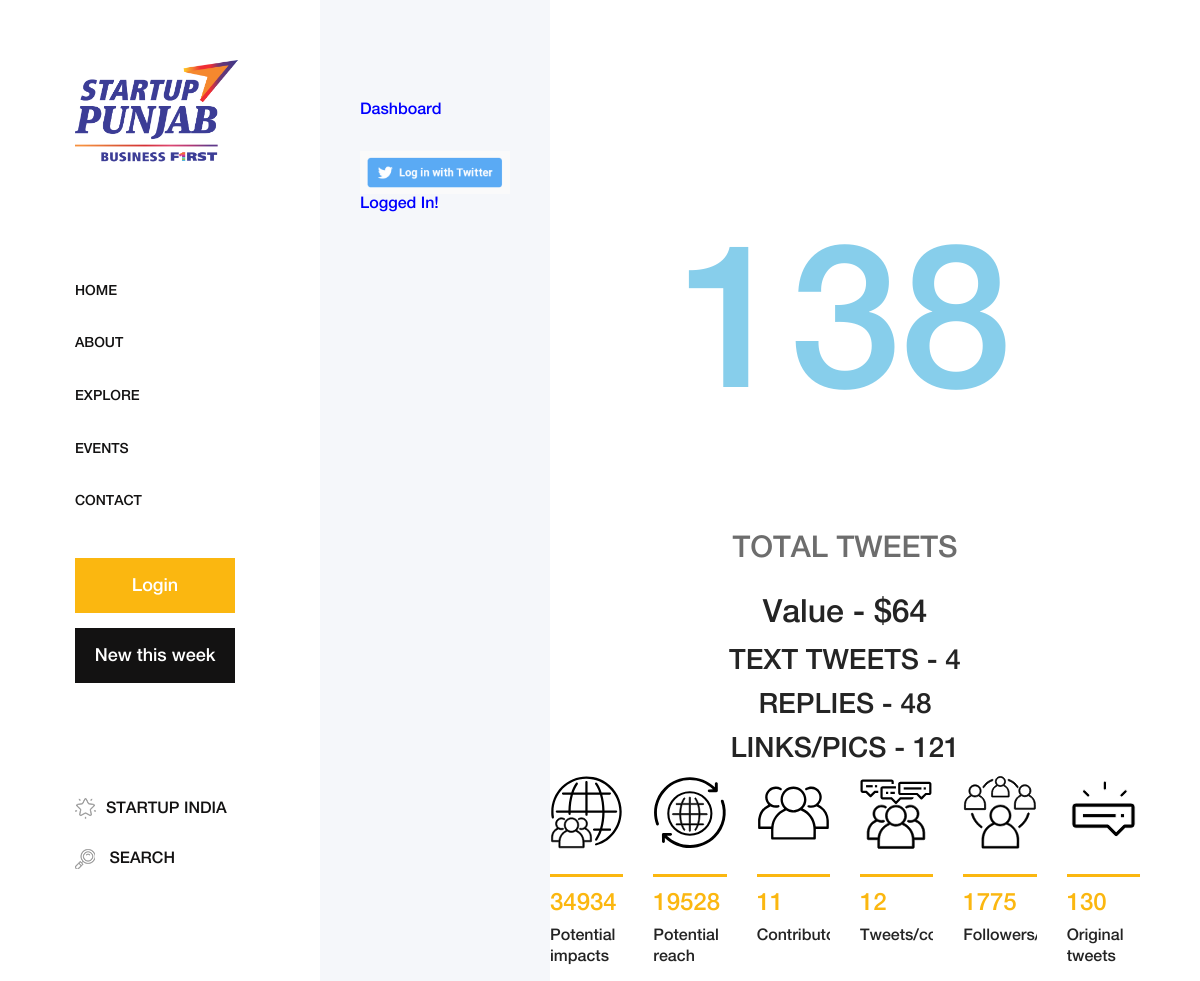
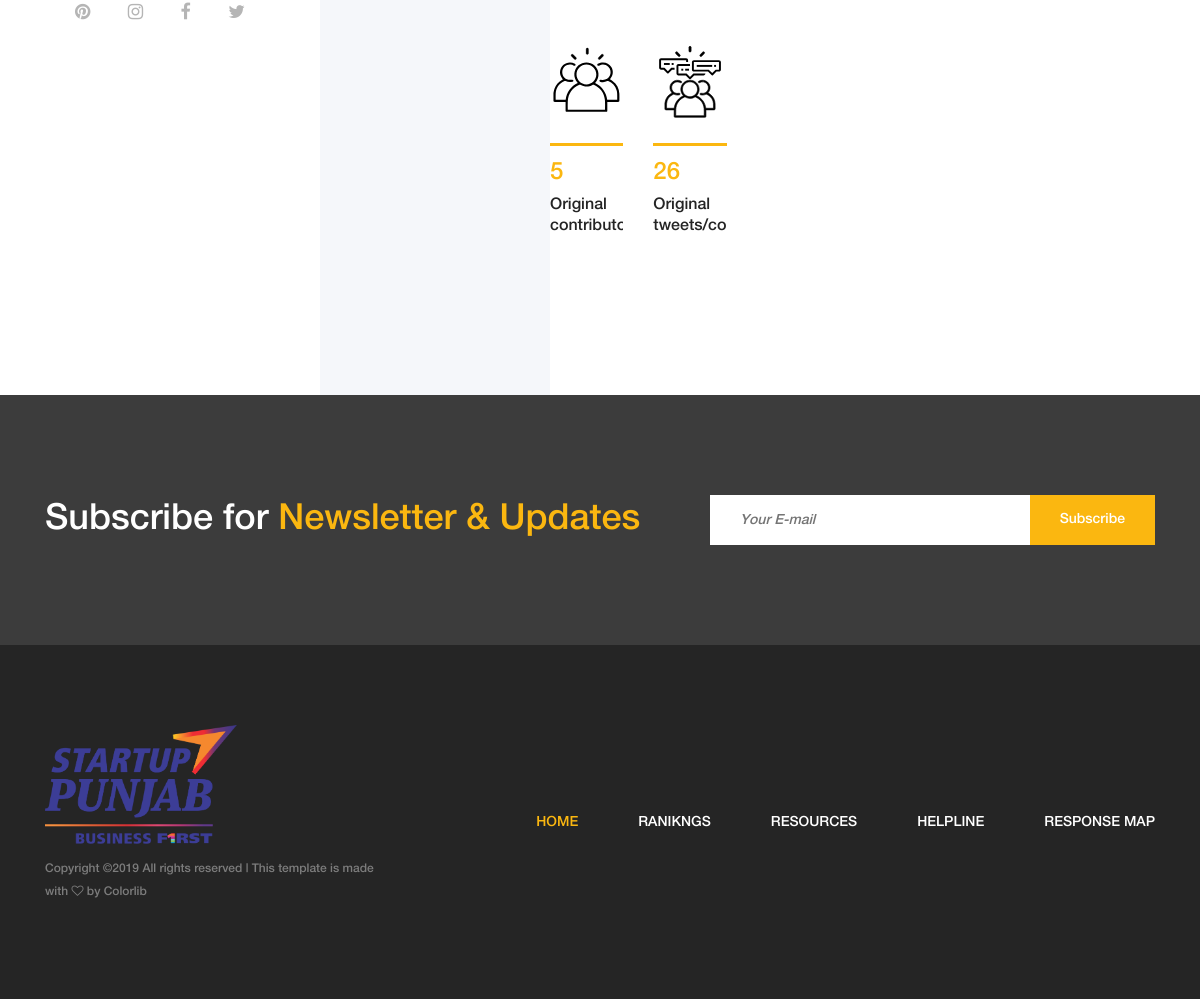
The page /dash on the database its author committed (2 pictures, top to bottom).
### stp/models.py (models this page shows)
class analysis(db.Model):
     __tablename__ = "analysis"
     id = db.Column(db.Integer, primary_key=True)
     total_teets = db.Column(db.Integer)
     text_tweets = db.Column(db.Integer)
     replies = db.Column(db.Integer)
     retweets = db.Column(db.Integer)
     links = db.Column(db.Integer)
     a = db.Column(db.Integer)
     b = db.Column(db.Integer)
     c = db.Column(db.Integer)
     d = db.Column(db.Integer)
     e = db.Column(db.Integer)
     f = db.Column(db.Integer)
     g = db.Column(db.Integer)
     h = db.Column(db.Integer)

### stp/routes.py (the view)
@app.route("/dash")
def dash():
    item = analysis.query.first()
    return render_template("dash/main.html", item=item)

### stp/templates/dash/main.html (shortened to what this page needs)
{% extends "dash/dash_template.html" %}
{% block dash %}
<div class="amado_product_area section-padding-100">
            <div class="container-fluid">
                <div class="row">
                    <div class="col-12">
                    </div>
                </div>
                </<div class="row">
                    <center>
                    <p class="count">{{ item.total_teets }}</p>
                    <p class="tweets">TOTAL TWEETS</p>
                    <h2> Value - ${{ item.retweets }}</h2>
                    <h3> TEXT TWEETS - {{ item.text_tweets }}</h3>
                    <h3> REPLIES - {{ item.replies }}</h3>
                    <h3> LINKS/PICS - {{ item.links }}</h3>
                    </center>
                </div>
                <div class="row">
                    <div class="col-12 col-sm-2 col-md-12 col-xl-2">
                        <div class="single-product-wrapper">
                            <div class="product-img">
                                <img src="{{url_for('static', filename='img/twit/1.svg')}}" alt="">
                            </div>
                            <div class="product-description d-flex align-items-center justify-content-between">
                                <div class="product-meta-data">
                                    <div class="line"></div>
                                    <p class="product-price">{{ item.a }}</p>
                                        <h6>Potential impacts</h6>
                                </div>
                            </div>
                        </div>
                    </div>
                    <div class="col-12 col-sm-2 col-md-12 col-xl-2">
                        <div class="single-product-wrapper">
                            <div class="product-img">
                                <img src="{{url_for('static', filename='img/twit/2.svg')}}" alt="">
                            </div>
                            <div class="product-description d-flex align-items-center justify-content-between">
                                <div class="product-meta-data">
                                    <div class="line"></div>
                                    <p class="product-price">{{ item.b }}</p>
                                        <h6>Potential reach</h6>
                                </div>
                            </div>
                        </div>
                    </div>
                    <div class="col-12 col-sm-2 col-md-12 col-xl-2">
                        <div class="single-product-wrapper">
                            <div class="product-img">
                                <img src="{{url_for('static', filename='img/twit/3.svg')}}" alt="">
                            </div>
                            <div class="product-description d-flex align-items-center justify-content-between">
                                <div class="product-meta-data">
                                    <div class="line"></div>
                                    <p class="product-price">{{ item.c }}</p>
                                        <h6>Contributors</h6>
                                </div>
                            </div>
                        </div>
                    </div>
                    <div class="col-12 col-sm-2 col-md-12 col-xl-2">
                        <div class="single-product-wrapper">
                            <div class="product-img">
                                <img src="{{url_for('static', filename='img/twit/4.svg')}}" alt="">
                            </div>
                            <div class="product-description d-flex align-items-center justify-content-between">
                                <div class="product-meta-data">
                                    <div class="line"></div>
                                    <p class="product-price">{{ item.d }}</p>
                                        <h6>Tweets/contributor</h6>
                                </div>
                            </div>
                        </div>
                    </div>
                    <div class="col-12 col-sm-2 col-md-12 col-xl-2">
                        <div class="single-product-wrapper">
                            <div class="product-img">
                                <img src="{{url_for('static', filename='img/twit/5.svg')}}" alt="">
                            </div>
                            <div class="product-description d-flex align-items-center justify-content-between">
                                <div class="product-meta-data">
                                    <div class="line"></div>
                                    <p class="product-price">{{ item.e }}</p>
                                        <h6>Followers/contributor</h6>
                                </div>
                            </div>
                        </div>
                    </div>
                    <div class="col-12 col-sm-2 col-md-12 col-xl-2">
                        <div class="single-product-wrapper">
                            <div class="product-img">
                                <img src="{{url_for('static', filename='img/twit/6.svg')}}" alt="">
                            </div>
                            <div class="product-description d-flex align-items-center justify-content-between">
                                <div class="product-meta-data">
                                    <div class="line"></div>
                                    <p class="product-price">{{ item.f }}</p>
                                        <h6>Original tweets</h6>
                                </div>
                            </div>
                        </div>
                    </div>
                    <div class="col-12 col-sm-2 col-md-12 col-xl-2">
                        <div class="single-product-wrapper">
                            <div class="product-img">
                                <img src="{{url_for('static', filename='img/twit/7.svg')}}" alt="">
                            </div>
                            <div class="product-description d-flex align-items-center justify-content-between">
                                <div class="product-meta-data">
                                    <div class="line"></div>
                                    <p class="product-price">{{ item.g }}</p>
                                        <h6>Original contributors</h6>
                                </div>
                            </div>
                        </div>
                    </div>
                    <div class="col-12 col-sm-2 col-md-12 col-xl-2">
                        <div class="single-product-wrapper">
                            <div class="product-img">
                                <img src="{{url_for('static', filename='img/twit/8.svg')}}" alt="">
                            </div>
                            <div class="product-description d-flex align-items-center justify-content-between">
                                <div class="product-meta-data">
                                    <div class="line"></div>
                                    <p class="product-price">{{ item.h }}</p>
                                        <h6>Original tweets/contributors</h6>
                                </div>
                            </div>
                        </div>
                    </div>
            </div>
        </div>
</div>
{% endblock dash %}

### stp/static/css/core-style.css (style rules this page uses)
* { margin: 0; padding: 0; }
body { font-family: "helveticaneuemedium"; font-size: 16px; }
h1, h2, h3, h4, h5, h6 { color: #242424; line-height: 1.3; font-weight: 400; }
p { color: #6d6d6d; font-size: 16px; line-height: 1.9; font-weight: 400; }
img { height: auto; max-width: 100%; }
.section-padding-100 { padding-top: 100px; padding-bottom: 100px; }
.main-content-wrapper .amado_product_area { position: relative; z-index: 1; -webkit-box-flex: 0; -ms-flex: 0 0 calc(95% - 550px); flex: 0 0 calc(95% - 550px); width: calc(95% - 550px); max-width: calc(95% - 550px); }
.single-product-wrapper { position: relative; z-index: 1; margin-bottom: 50px; overflow: hidden; background-color: #ffffff; }
.single-product-wrapper .product-img { position: relative; z-index: 1; overflow: hidden; }
.single-product-wrapper .product-img img { width: 100%; -webkit-transition-duration: 500ms; transition-duration: 500ms; }
.single-product-wrapper .product-description { position: relative; z-index: 1; margin-top: 25px; }
.single-product-wrapper .product-description .product-meta-data .line { width: 80px; height: 3px; background-color: #fbb710; margin-bottom: 15px; display: block; }
.single-product-wrapper .product-description .product-meta-data .product-price { line-height: 1; color: #fbb710; font-size: 24px; margin-bottom: 10px; }

### stp/static/style.css (style rules this page uses)
.count { color:skyblue; font-size:200px; padding-bottom: 0px; margin-bottom: 0px; }
.tweets { font-size: 30px; }

### rows shown on the page
analysis: total_teets "138", retweets "64", text_tweets "4", replies "48", links "121", a "34934", b "19528", c "11", d "12", e "1775", f "130", g "5", h "26"
